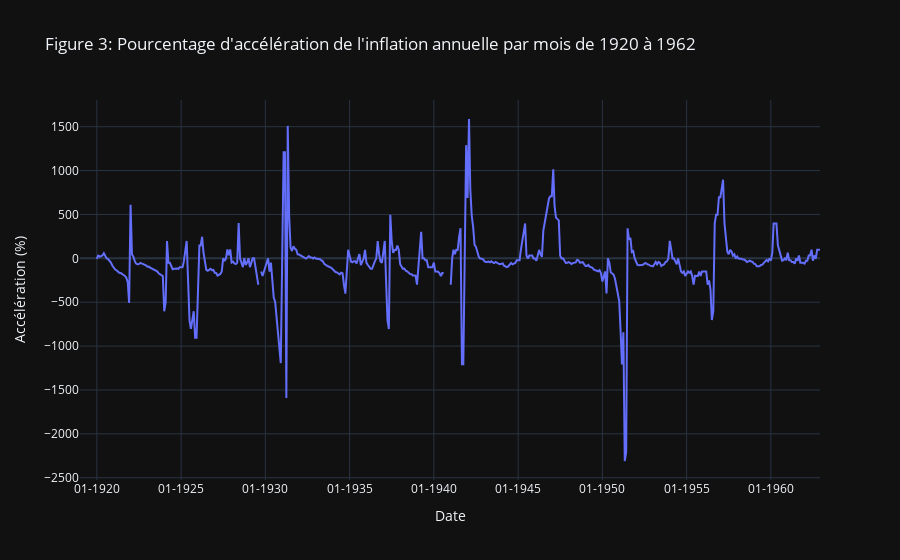

Notebook source saved alongside this figure:
### Markdown cell above
##### Figure 3: Pourcentage d'accélération de l'inflation annuelle par mois de 1920 à 1962

### Code cell
line_graph (
    CPI_sub, 
    "date", 
    "acceleration_12", 
    "Figure 3: Pourcentage d'accélération de l'inflation annuelle par mois de 1920 à 1962", 
    "Date", 
    "%m-%Y", 
    "Accélération (%)",
    False
)

### Figure 1 — Plotly figure (JSON) as saved in the notebook; plotly's stock layout.template omitted (floating-point values rounded to 4 significant figures; data arrays with more than 128 entries replaced by an {"elided": "..."} marker saying what was removed)
{"data": [{"hovertemplate": "Date=%{x}<br>Accélération (%)=%{y}<extra></extra>", "legendgroup": "", "line": {"color": "#636efa", "dash": "solid"}, "marker": {"symbol": "circle"}, "mode": "lines", "name": "", "orientation": "v", "showlegend": false, "type": "scatter", "x": {"elided": "528 str values"}, "xaxis": "x", "y": {"elided": "528 float values"}, "yaxis": "y"}], "layout": {"legend": {"tracegroupgap": 0}, "title": {"text": "Figure 3: Pourcentage d'accélération de l'inflation annuelle par mois de 1920 à 1962"}, "xaxis": {"anchor": "y", "domain": [0, 1], "tickformat": "%m-%Y", "title": {"text": "Date"}}, "yaxis": {"anchor": "x", "domain": [0, 1], "title": {"text": "Accélération (%)"}}}}
